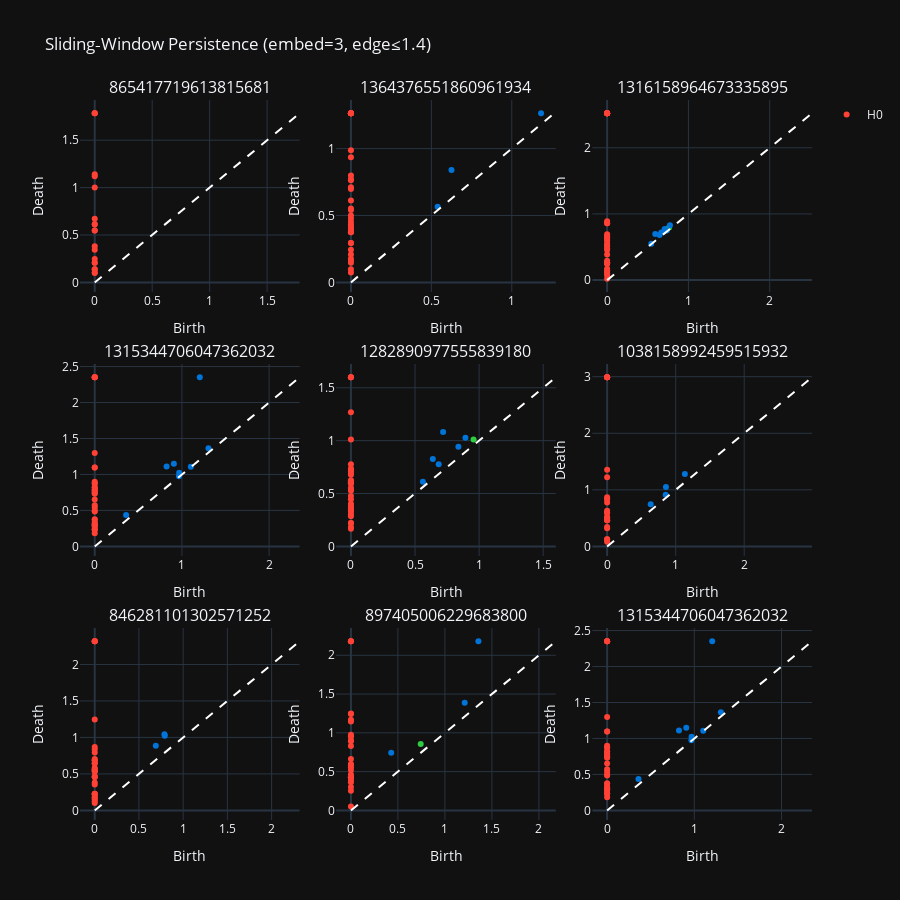

Notebook cell for this chart:
### Code cell
import numpy as np
import plotly.graph_objects as go
from plotly.subplots import make_subplots
from sklearn.preprocessing import StandardScaler
import gudhi as gd

def sliding_window_persistence_multi(listing_ids, embedding_dim=3, max_edge_length=1.4):
    """
    Compute sliding-window persistence diagrams for up to 9 listing IDs
    """
    n = len(listing_ids)
    cols = 3
    rows = int(np.ceil(n/cols))
    fig = make_subplots(
        rows=rows, cols=cols,
        subplot_titles=listing_ids,
        horizontal_spacing=0.05, vertical_spacing=0.1
    )
    color_map = {0: "#ff4136", 1: "#0074D9", 2: "#2ECC40"}

    for idx, lid in enumerate(listing_ids):
        # Calculate row and column for the subplot
        r = idx//cols + 1
        c = idx%cols + 1    
        raw = df_ts_interp.loc[df_ts_interp["ID"] == lid, dates] \
                .values.flatten().astype(float)
        if len(raw) < embedding_dim:
            continue
        
        # Build the sliding window persistence diagram
        series = StandardScaler().fit_transform(raw.reshape(-1,1)).flatten()
        N = len(series) - embedding_dim + 1
        cloud = np.stack([series[i:i+embedding_dim] for i in range(N)])
        rips = gd.RipsComplex(points=cloud, max_edge_length=max_edge_length)
        st = rips.create_simplex_tree(max_dimension=3)
        st.compute_persistence()

        # Collect births/deaths by dimension
        dims = {}
        for d,(b,e) in st.persistence():
            e = e if e!=float("inf") else np.nanmax(series)
            dims.setdefault(d,[]).append((b,e))

        # Create figure
        for d,pts in dims.items():
            births, deaths = zip(*pts)
            fig.add_trace(
                go.Scatter(
                    x=births, y=deaths, mode="markers",
                    marker=dict(color=color_map.get(d,"gray"), size=6),
                    name=f"H{d}", legendgroup=f"dim{d}",
                    showlegend=(idx==0)
                ),
                row=r, col=c
            )
        mn, mx = 0, np.nanmax(series)
        fig.add_trace(
            go.Scatter(
                x=[mn,mx], y=[mn,mx], mode="lines",
                line=dict(color="white", dash="dash"),
                showlegend=False
            ),
            row=r, col=c
        )
        fig.update_xaxes(title_text="Birth", row=r, col=c)
        fig.update_yaxes(title_text="Death", row=r, col=c)

    fig.update_layout(
        title=f"Sliding‐Window Persistence (embed={embedding_dim}, edge≤{max_edge_length})",
        template="plotly_dark",
        height=300*rows, width=300*cols
    )
    return fig

# example usage:
listing_ids = [
    "865417719613815681","1364376551860961934","1316158964673335895",
    "1315344706047362032","1282890977555839180","1038158992459515932",
    "846281101302571252","897405006229683800","1315344706047362032"
]
sliding_window_persistence_multi(listing_ids)

### Figure 1 — Plotly figure (JSON) as saved in the notebook; plotly's stock layout.template omitted (floating-point values rounded to 4 significant figures)
{"data": [{"legendgroup": "dim0", "marker": {"color": "#ff4136", "size": 6}, "mode": "markers", "name": "H0", "showlegend": true, "type": "scatter", "x": [0, 0, 0, 0, 0, 0, 0, 0, 0, 0, 0, 0, 0, 0, 0, 0, 0, 0, 0, 0], "xaxis": "x", "y": [1.783, 1.783, 1.783, 1.141, 1.12, 0.9999, 0.6705, 0.6159, 0.6107, 0.5464, 0.5464, 0.3809, 0.3446, 0.2468, 0.2071, 0.2068, 0.1382, 0.1378, 0.1032, 0.09864], "yaxis": "y"}, {"line": {"color": "white", "dash": "dash"}, "mode": "lines", "showlegend": false, "type": "scatter", "x": [0, 1.783], "xaxis": "x", "y": [0, 1.783], "yaxis": "y"}, {"legendgroup": "dim1", "marker": {"color": "#0074D9", "size": 6}, "mode": "markers", "name": "H1", "showlegend": false, "type": "scatter", "x": [1.182, 0.6251, 0.5391], "xaxis": "x2", "y": [1.263, 0.8391, 0.5645], "yaxis": "y2"}, {"legendgroup": "dim0", "marker": {"color": "#ff4136", "size": 6}, "mode": "markers", "name": "H0", "showlegend": false, "type": "scatter", "x": [0, 0, 0, 0, 0, 0, 0, 0, 0, 0, 0, 0, 0, 0, 0, 0, 0, 0, 0, 0, 0, 0, 0, 0, 0, 0, 0, 0, 0, 0, 0, 0, 0, 0, 0, 0], "xaxis": "x2", "y": [1.263, 1.263, 1.263, 1.263, 1.263, 1.263, 1.263, 0.9874, 0.9344, 0.799, 0.7719, 0.7638, 0.7109, 0.6982, 0.6113, 0.5521, 0.5408, 0.4991, 0.4771, 0.4524, 0.4344, 0.4186, 0.4065, 0.3946, 0.381, 0.3753, 0.3753, 0.2944, 0.2944, 0.2441, 0.2082, 0.1772, 0.1646, 0.1472, 0.09862, 0.07359], "yaxis": "y2"}, {"line": {"color": "white", "dash": "dash"}, "mode": "lines", "showlegend": false, "type": "scatter", "x": [0, 1.263], "xaxis": "x2", "y": [0, 1.263], "yaxis": "y2"}, {"legendgroup": "dim2", "marker": {"color": "#2ECC40", "size": 6}, "mode": "markers", "name": "H2", "showlegend": false, "type": "scatter", "x": [0.7616], "xaxis": "x3", "y": [0.7941], "yaxis": "y3"}, {"legendgroup": "dim1", "marker": {"color": "#0074D9", "size": 6}, "mode": "markers", "name": "H1", "showlegend": false, "type": "scatter", "x": [0.592, 0.7076, 0.6656, 0.7729, 0.645, 0.7336, 0.5427], "xaxis": "x3", "y": [0.6971, 0.7711, 0.7209, 0.8279, 0.6814, 0.7502, 0.55], "yaxis": "y3"}, {"legendgroup": "dim0", "marker": {"color": "#ff4136", "size": 6}, "mode": "markers", "name": "H0", "showlegend": false, "type": "scatter", "x": [0, 0, 0, 0, 0, 0, 0, 0, 0, 0, 0, 0, 0, 0, 0, 0, 0, 0, 0, 0, 0, 0, 0, 0, 0, 0, 0, 0, 0, 0, 0, 0, 0, 0, 0], "xaxis": "x3", "y": [2.52, 2.52, 2.52, 2.52, 2.52, 2.52, 2.52, 2.52, 0.8898, 0.8597, 0.8581, 0.6928, 0.6665, 0.6461, 0.6447, 0.6146, 0.5973, 0.5523, 0.5273, 0.5086, 0.4801, 0.4533, 0.3883, 0.2908, 0.2649, 0.2616, 0.2588, 0.2519, 0.2463, 0.1725, 0.15, 0.1282, 0.105, 0.07353, 0.02187], "yaxis": "y3"}, {"line": {"color": "white", "dash": "dash"}, "mode": "lines", "showlegend": false, "type": "scatter", "x": [0, 2.52], "xaxis": "x3", "y": [0, 2.52], "yaxis": "y3"}, {"legendgroup": "dim1", "marker": {"color": "#0074D9", "size": 6}, "mode": "markers", "name": "H1", "showlegend": false, "type": "scatter", "x": [1.205, 0.8241, 0.9076, 0.3596, 1.305, 0.9687, 0.9661, 1.102], "xaxis": "x4", "y": [2.35, 1.112, 1.15, 0.438, 1.365, 1.025, 0.9757, 1.106], "yaxis": "y4"}, {"legendgroup": "dim0", "marker": {"color": "#ff4136", "size": 6}, "mode": "markers", "name": "H0", "showlegend": false, "type": "scatter", "x": [0, 0, 0, 0, 0, 0, 0, 0, 0, 0, 0, 0, 0, 0, 0, 0, 0, 0, 0, 0, 0, 0, 0, 0, 0, 0, 0, 0, 0, 0, 0, 0, 0, 0, 0], "xaxis": "x4", "y": [2.35, 2.35, 2.35, 2.35, 1.299, 1.098, 1.098, 0.8992, 0.876, 0.876, 0.8231, 0.8195, 0.7891, 0.7845, 0.7722, 0.7539, 0.7414, 0.7321, 0.6517, 0.5735, 0.5365, 0.4967, 0.4837, 0.3789, 0.3685, 0.3327, 0.3078, 0.3078, 0.2979, 0.2846, 0.2729, 0.2341, 0.2341, 0.2341, 0.1827], "yaxis": "y4"}, {"line": {"color": "white", "dash": "dash"}, "mode": "lines", "showlegend": false, "type": "scatter", "x": [0, 2.35], "xaxis": "x4", "y": [0, 2.35], "yaxis": "y4"}, {"legendgroup": "dim2", "marker": {"color": "#2ECC40", "size": 6}, "mode": "markers", "name": "H2", "showlegend": false, "type": "scatter", "x": [0.9567], "xaxis": "x5", "y": [1.01], "yaxis": "y5"}, {"legendgroup": "dim1", "marker": {"color": "#0074D9", "size": 6}, "mode": "markers", "name": "H1", "showlegend": false, "type": "scatter", "x": [0.7191, 0.6389, 0.8933, 0.8385, 0.6847, 0.5612], "xaxis": "x5", "y": [1.082, 0.8272, 1.028, 0.9429, 0.7765, 0.6115], "yaxis": "y5"}, {"legendgroup": "dim0", "marker": {"color": "#ff4136", "size": 6}, "mode": "markers", "name": "H0", "showlegend": false, "type": "scatter", "x": [0, 0, 0, 0, 0, 0, 0, 0, 0, 0, 0, 0, 0, 0, 0, 0, 0, 0, 0, 0, 0, 0, 0, 0, 0, 0, 0, 0, 0, 0, 0, 0, 0, 0, 0], "xaxis": "x5", "y": [1.598, 1.598, 1.598, 1.268, 1.01, 0.7757, 0.7361, 0.7223, 0.7214, 0.7154, 0.6903, 0.6769, 0.6264, 0.6151, 0.6073, 0.601, 0.5962, 0.5959, 0.5547, 0.5322, 0.5282, 0.4771, 0.4453, 0.4038, 0.386, 0.3657, 0.3548, 0.3372, 0.3305, 0.3044, 0.286, 0.2211, 0.2204, 0.1837, 0.1662], "yaxis": "y5"}, {"line": {"color": "white", "dash": "dash"}, "mode": "lines", "showlegend": false, "type": "scatter", "x": [0, 1.598], "xaxis": "x5", "y": [0, 1.598], "yaxis": "y5"}, {"legendgroup": "dim1", "marker": {"color": "#0074D9", "size": 6}, "mode": "markers", "name": "H1", "showlegend": false, "type": "scatter", "x": [0.858, 1.134, 0.6356, 0.8541], "xaxis": "x6", "y": [1.05, 1.28, 0.7438, 0.9126], "yaxis": "y6"}, {"legendgroup": "dim0", "marker": {"color": "#ff4136", "size": 6}, "mode": "markers", "name": "H0", "showlegend": false, "type": "scatter", "x": [0, 0, 0, 0, 0, 0, 0, 0, 0, 0, 0, 0, 0, 0, 0, 0, 0, 0, 0, 0, 0, 0, 0, 0, 0, 0], "xaxis": "x6", "y": [2.989, 2.989, 2.989, 2.989, 2.989, 1.354, 1.224, 0.8712, 0.8393, 0.8369, 0.7754, 0.6301, 0.5931, 0.5931, 0.5176, 0.5109, 0.5041, 0.4712, 0.4638, 0.4638, 0.4638, 0.3446, 0.3207, 0.126, 0.126, 0.08317], "yaxis": "y6"}, {"line": {"color": "white", "dash": "dash"}, "mode": "lines", "showlegend": false, "type": "scatter", "x": [0, 2.989], "xaxis": "x6", "y": [0, 2.989], "yaxis": "y6"}, {"legendgroup": "dim1", "marker": {"color": "#0074D9", "size": 6}, "mode": "markers", "name": "H1", "showlegend": false, "type": "scatter", "x": [0.788, 0.792, 0.6908], "xaxis": "x7", "y": [1.045, 1.022, 0.8851], "yaxis": "y7"}, {"legendgroup": "dim0", "marker": {"color": "#ff4136", "size": 6}, "mode": "markers", "name": "H0", "showlegend": false, "type": "scatter", "x": [0, 0, 0, 0, 0, 0, 0, 0, 0, 0, 0, 0, 0, 0, 0, 0, 0, 0, 0, 0, 0, 0, 0, 0, 0, 0, 0, 0, 0, 0, 0, 0, 0], "xaxis": "x7", "y": [2.317, 2.317, 2.317, 2.317, 1.245, 0.8689, 0.8383, 0.792, 0.7049, 0.6859, 0.6859, 0.6467, 0.6467, 0.5854, 0.5646, 0.5594, 0.539, 0.5389, 0.5335, 0.4685, 0.4573, 0.4573, 0.3811, 0.3541, 0.2286, 0.227, 0.2222, 0.2166, 0.1818, 0.1783, 0.1524, 0.1265, 0.1021], "yaxis": "y7"}, {"line": {"color": "white", "dash": "dash"}, "mode": "lines", "showlegend": false, "type": "scatter", "x": [0, 2.317], "xaxis": "x7", "y": [0, 2.317], "yaxis": "y7"}, {"legendgroup": "dim2", "marker": {"color": "#2ECC40", "size": 6}, "mode": "markers", "name": "H2", "showlegend": false, "type": "scatter", "x": [0.7421], "xaxis": "x8", "y": [0.8569], "yaxis": "y8"}, {"legendgroup": "dim1", "marker": {"color": "#0074D9", "size": 6}, "mode": "markers", "name": "H1", "showlegend": false, "type": "scatter", "x": [1.356, 0.4284, 1.21], "xaxis": "x8", "y": [2.179, 0.7421, 1.387], "yaxis": "y8"}, {"legendgroup": "dim0", "marker": {"color": "#ff4136", "size": 6}, "mode": "markers", "name": "H0", "showlegend": false, "type": "scatter", "x": [0, 0, 0, 0, 0, 0, 0, 0, 0, 0, 0, 0, 0, 0, 0, 0, 0, 0, 0, 0, 0, 0, 0, 0, 0, 0, 0, 0], "xaxis": "x8", "y": [2.179, 2.179, 2.179, 1.25, 1.242, 1.169, 1.147, 0.9765, 0.9594, 0.9554, 0.9075, 0.8929, 0.8294, 0.6633, 0.5996, 0.5814, 0.5554, 0.5223, 0.4628, 0.4284, 0.4284, 0.4284, 0.4284, 0.3845, 0.3641, 0.303, 0.2525, 0.05049], "yaxis": "y8"}, {"line": {"color": "white", "dash": "dash"}, "mode": "lines", "showlegend": false, "type": "scatter", "x": [0, 2.179], "xaxis": "x8", "y": [0, 2.179], "yaxis": "y8"}, {"legendgroup": "dim1", "marker": {"color": "#0074D9", "size": 6}, "mode": "markers", "name": "H1", "showlegend": false, "type": "scatter", "x": [1.205, 0.8241, 0.9076, 0.3596, 1.305, 0.9687, 0.9661, 1.102], "xaxis": "x9", "y": [2.35, 1.112, 1.15, 0.438, 1.365, 1.025, 0.9757, 1.106], "yaxis": "y9"}, {"legendgroup": "dim0", "marker": {"color": "#ff4136", "size": 6}, "mode": "markers", "name": "H0", "showlegend": false, "type": "scatter", "x": [0, 0, 0, 0, 0, 0, 0, 0, 0, 0, 0, 0, 0, 0, 0, 0, 0, 0, 0, 0, 0, 0, 0, 0, 0, 0, 0, 0, 0, 0, 0, 0, 0, 0, 0], "xaxis": "x9", "y": [2.35, 2.35, 2.35, 2.35, 1.299, 1.098, 1.098, 0.8992, 0.876, 0.876, 0.8231, 0.8195, 0.7891, 0.7845, 0.7722, 0.7539, 0.7414, 0.7321, 0.6517, 0.5735, 0.5365, 0.4967, 0.4837, 0.3789, 0.3685, 0.3327, 0.3078, 0.3078, 0.2979, 0.2846, 0.2729, 0.2341, 0.2341, 0.2341, 0.1827], "yaxis": "y9"}, {"line": {"color": "white", "dash": "dash"}, "mode": "lines", "showlegend": false, "type": "scatter", "x": [0, 2.35], "xaxis": "x9", "y": [0, 2.35], "yaxis": "y9"}], "layout": {"annotations": [{"font": {"size": 16}, "showarrow": false, "text": "865417719613815681", "x": 0.15, "xanchor": "center", "xref": "paper", "y": 1, "yanchor": "bottom", "yref": "paper"}, {"font": {"size": 16}, "showarrow": false, "text": "1364376551860961934", "x": 0.5, "xanchor": "center", "xref": "paper", "y": 1, "yanchor": "bottom", "yref": "paper"}, {"font": {"size": 16}, "showarrow": false, "text": "1316158964673335895", "x": 0.85, "xanchor": "center", "xref": "paper", "y": 1, "yanchor": "bottom", "yref": "paper"}, {"font": {"size": 16}, "showarrow": false, "text": "1315344706047362032", "x": 0.15, "xanchor": "center", "xref": "paper", "y": 0.6333, "yanchor": "bottom", "yref": "paper"}, {"font": {"size": 16}, "showarrow": false, "text": "1282890977555839180", "x": 0.5, "xanchor": "center", "xref": "paper", "y": 0.6333, "yanchor": "bottom", "yref": "paper"}, {"font": {"size": 16}, "showarrow": false, "text": "1038158992459515932", "x": 0.85, "xanchor": "center", "xref": "paper", "y": 0.6333, "yanchor": "bottom", "yref": "paper"}, {"font": {"size": 16}, "showarrow": false, "text": "846281101302571252", "x": 0.15, "xanchor": "center", "xref": "paper", "y": 0.2667, "yanchor": "bottom", "yref": "paper"}, {"font": {"size": 16}, "showarrow": false, "text": "897405006229683800", "x": 0.5, "xanchor": "center", "xref": "paper", "y": 0.2667, "yanchor": "bottom", "yref": "paper"}, {"font": {"size": 16}, "showarrow": false, "text": "1315344706047362032", "x": 0.85, "xanchor": "center", "xref": "paper", "y": 0.2667, "yanchor": "bottom", "yref": "paper"}], "height": 900, "title": {"text": "Sliding‐Window Persistence (embed=3, edge≤1.4)"}, "width": 900, "xaxis": {"anchor": "y", "domain": [0, 0.3], "title": {"text": "Birth"}}, "xaxis2": {"anchor": "y2", "domain": [0.35, 0.65], "title": {"text": "Birth"}}, "xaxis3": {"anchor": "y3", "domain": [0.7, 1], "title": {"text": "Birth"}}, "xaxis4": {"anchor": "y4", "domain": [0, 0.3], "title": {"text": "Birth"}}, "xaxis5": {"anchor": "y5", "domain": [0.35, 0.65], "title": {"text": "Birth"}}, "xaxis6": {"anchor": "y6", "domain": [0.7, 1], "title": {"text": "Birth"}}, "xaxis7": {"anchor": "y7", "domain": [0, 0.3], "title": {"text": "Birth"}}, "xaxis8": {"anchor": "y8", "domain": [0.35, 0.65], "title": {"text": "Birth"}}, "xaxis9": {"anchor": "y9", "domain": [0.7, 1], "title": {"text": "Birth"}}, "yaxis": {"anchor": "x", "domain": [0.7333, 1], "title": {"text": "Death"}}, "yaxis2": {"anchor": "x2", "domain": [0.7333, 1], "title": {"text": "Death"}}, "yaxis3": {"anchor": "x3", "domain": [0.7333, 1], "title": {"text": "Death"}}, "yaxis4": {"anchor": "x4", "domain": [0.3667, 0.6333], "title": {"text": "Death"}}, "yaxis5": {"anchor": "x5", "domain": [0.3667, 0.6333], "title": {"text": "Death"}}, "yaxis6": {"anchor": "x6", "domain": [0.3667, 0.6333], "title": {"text": "Death"}}, "yaxis7": {"anchor": "x7", "domain": [0, 0.2667], "title": {"text": "Death"}}, "yaxis8": {"anchor": "x8", "domain": [0, 0.2667], "title": {"text": "Death"}}, "yaxis9": {"anchor": "x9", "domain": [0, 0.2667], "title": {"text": "Death"}}}}
